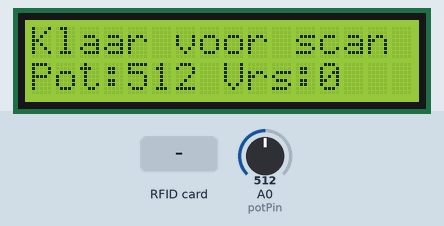
Simulated run of this sketch. Board: Arduino Uno, built with avr-gcc and run on an emulated ATmega328P. Parts: 16×2 character LCD. Inputs (shaded band) come from the test bench; at power-on: A0 (potPin) = 512.

Above: at 10.7 s.
10.8 s: RFID card A5 E2 55 D3 held to the reader
At 12.2 s:
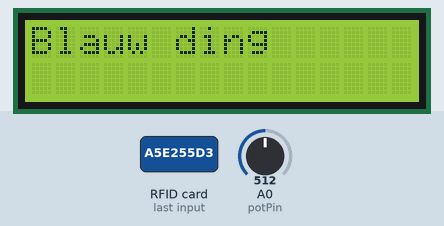
14.9 s: RFID card FA 48 08 85 held to the reader
At 16.6 s:
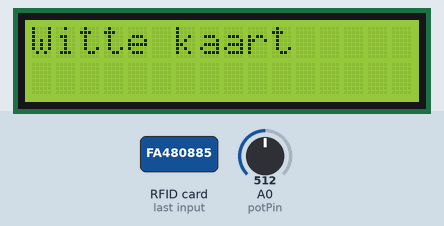
19.0 s: RFID card 5D 30 C2 21 held to the reader
At 20.0 s:
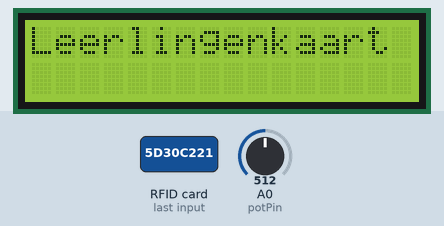
23.1 s: RFID card 5E 7A 19 C4 held to the reader
At 24.8 s:
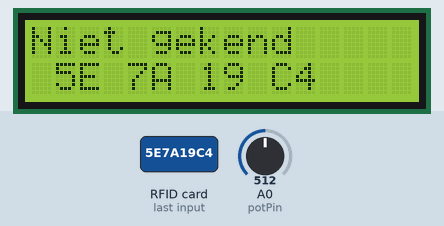
27.2 s: A0 (potPin) set to 716
At 29.1 s:
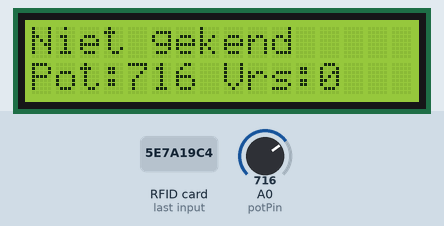
30.1 s: A0 (potPin) set to 900
At 32.8 s:
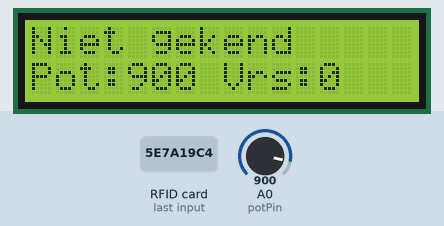
Timing chart, 0 to 34.3 s (numbered marks = the images above; inputs shaded):
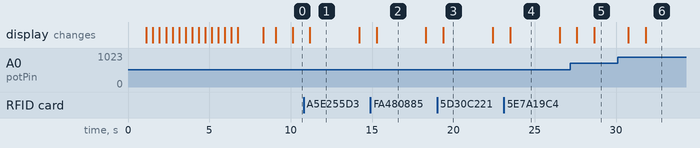

The sketch:

RFID-RC522_en_potentiometer_met_LCD.ino
```cpp
#include <Wire.h>                   // Toevoegen van de bibliotheek Wire
#include <LiquidCrystal_I2C.h>      // Toevoegen van de bibliotheek LiquidCrystal_I2C
#include <SPI.h>                    // Toevoegen van de bibliotheek SPI
#include <MFRC522.h>                // Toevoegen van de bibliotheek MFRC522

#define I2C_ADDR    0x3F      // I2C_ADDR wordt gedefinieerd als waarde 0x3F. Vind uw adres met I2C Scanner
#define BACKLIGHT_pin  3      // BACKLIGHT_pin wordt gedefinieerd als waarde 3
#define En_pin  2             // En_pin wordt gedefinieerd als waarde 2
#define Rw_pin  1             // Rw_pin wordt gedefinieerd als waarde 1
#define Rs_pin  0             // Rs_pin wordt gedefinieerd als waarde 0
#define D4_pin  4             // D4_pin wordt gedefinieerd als waarde 4
#define D5_pin  5             // D5_pin wordt gedefinieerd als waarde 5
#define D6_pin  6             // D6_pin wordt gedefinieerd als waarde 6
#define D7_pin  7             // D7_pin wordt gedefinieerd als waarde 7
#define SS_pin  10            // SS_pin wordt gedefinieerd als waarde 10
#define RST_pin 9             // RST_pin wordt gedefinieerd als waarde 9

int potPin = A0;    // Selecteer de ingangspin voor de potentiometer
int val1 = 0;       // Aanmaken variable 'val1', waarde opslaan van sensor, begin variable is 0.
int val2 = 0;       // Aanmaken variable 'val2', waarde opslaan van sensor, begin variable is 0.
int xx = 0;         // Aanmaken variable 'xx', verschil opslaan van val1-val2, begin variable is 0.

LiquidCrystal_I2C  lcd(I2C_ADDR,En_pin,Rw_pin,Rs_pin,D4_pin,D5_pin,D6_pin,D7_pin);
// maak een variable van het type LiquidCrystal_I2C met de naam lcd dat verbinding maakt met het opgegeven adres en pinnen
MFRC522 mfrc522(SS_pin, RST_pin);
// maak een variable van het type MFRC522 met de naam mfrc522 dat verbinding maakt met de opgegeven pinnen

void setup()
{
  lcd.begin (16,2);                                 // Instellen van LCD-scherm afmetingen. 16 kolommen en 2 rijen.
  lcd.setBacklightPin(BACKLIGHT_pin,POSITIVE);      // Stelt de achtergrondverlichting in (staat toe dat deze wordt ingeschakeld)
  lcd.setBacklight(HIGH);                           // Zet de achtergrondverlichting aan
  lcd.home ();                                      // Plaatst de cursor op de "home" -positie (linkerbovenhoek van het LCD)

  SPI.begin();            // Beginnen SPI bus     //MFRC522-hardware gebruikt SPI-protocol
  mfrc522.PCD_Init();     // Beginnen MFRC522     //Beginnen MFRC522-hardware

  lcd.setCursor(0,0);
  lcd.print("Klaar voor scan");       // Drukt de tekst af op het LCD-scherm
  delay(1000);                        // Wacht 1 seconden voor de volgende stap
  //for (int i=0; i<16; i++){            // Maak i=0, zolang i<16 volg deze 'for'-lus, na elke herhaling v.d. lus neemt i met 1 toe
  //lcd.scrollDisplayRight();            // Scrol één positie naar rechts
  //delay(200);}                         // Wacht 0.2 seconden voor de volgende stap
  for (int i=0; i<16; i++){           // Maak i=0, zolang i<16 volg deze 'for'-lus, na elke herhaling v.d. lus neemt i met 1 toe
  lcd.scrollDisplayLeft();            // Scrol één positie naar links
  delay(400);}                        // Wacht 0.4 seconden voor de volgende stap
  delay(750);                         // Wacht 0.75 seconden voor de volgende stap
  lcd.clear();                        // Wist het lcd-scherm
  lcd.setCursor (0,1);                // Volgende tekst die op het LCD-scherm verschijnt begint op de 1ste kolom en de 2de rij
  lcd.print("Klaar voor scan");       // Drukt de tekst af op het LCD-scherm
  delay(750);                         // Wacht 0.75 seconden voor de volgende stap
  lcd.clear();                        // Wist het lcd-scherm
  lcd.print("Klaar voor scan");       // Drukt de tekst af op het LCD-scherm
}

void loop()
{

  val2 = analogRead(potPin);      // Leest de waarde van de opgegeven analoge pin en slaagt deze op bij val2
  delay(1000);                    // Wacht 1 seconden voor de volgende stap
  lcd.setCursor(0, 1);            // Dit normaal met lcd.clearLine(1); maar werkt niet: vraag uitleg
  lcd.print("                ");  // Dit normaal met lcd.clearLine(1); maar werkt niet: vraag uitleg
  //lcd.clearLine(1)                // Wist de 2de rij van het lcd-scherm
  val1 = analogRead(potPin);      // Leest de waarde van de opgegeven analoge pin en slaagt deze op bij val1
  lcd.setCursor (0,1);            // Volgende tekst die op het LCD-scherm verschijnt begint op de 1ste kolom en de 2de rij
  lcd.print("Pot:");              // Drukt de tekst af op het LCD-scherm
  lcd.setCursor (4,1);            // Volgende tekst die op het LCD-scherm verschijnt begint op de 5de kolom en de 2de rij
  lcd.print(val1);                // Drukt de waarde van 'val1' af op het LCD-scherm
  xx = val1 - val2;               // Stel xx gelijk aan het verschil van val1 en val2
  lcd.setCursor (8,1);            // Volgende tekst die op het LCD-scherm verschijnt begint op de 8ste kolom en de 2de rij
  lcd.print("Vrs:");              // Drukt de tekst af op het LCD-scherm
  lcd.setCursor (12,1);           // Volgende tekst die op het LCD-scherm verschijnt begint op de 13de kolom en de 2de rij
  lcd.print(xx);                  // Drukt de waarde van 'xx' af op het LCD-scherm

  if ( ! mfrc522.PICC_IsNewCardPresent()) // Zoek naar nieuwe kaarten
  {
    return;
  }

  if ( ! mfrc522.PICC_ReadCardSerial()) // Selecteer een van de kaarten
  {
    return;
  }

  //Show UID on LCD
  String content= "";                              // Maak een variable van het type String met de naam content
  //byte letter;
  for (byte i = 0; i < mfrc522.uid.size; i++)
  {
     //Serial.print(mfrc522.uid.uidByte[i] < 0x10 ? " 0" : " ");
     //Serial.print(mfrc522.uid.uidByte[i], HEX);
     content.concat(String(mfrc522.uid.uidByte[i] < 0x10 ? " 0" : " "));
     content.concat(String(mfrc522.uid.uidByte[i], HEX));
  }

  content.toUpperCase();
  if (content.substring(1) == "A5 E2 55 D3")        // Voor de RFID-tag met A5 E2 55 D3 als code: volg deze lus
  {
    lcd.clear();                  // Wist het lcd-scherm
    lcd.print("Blauw ding");      // Drukt de tekst af op het LCD-scherm
    delay(2000);                  // Wacht 2 seconden voor de volgende stap

  }

  else   {
        if (content.substring (1) == "FA 48 08 85")       // Voor de RFID-tag met FA 48 08 85 als code: volg deze lus
        {
        lcd.clear();                  // Wist het lcd-scherm
        lcd.print("Witte kaart");     // Drukt de tekst af op het LCD-scherm
        delay(2000);                  // Wacht 2 seconden voor de volgende stap
        }
        else  {
          if (content.substring (1) == "5D 30 C2 21")       // Voor de RFID-tag met 5D 30 C2 21 als code: volg deze lus
          {
          lcd.clear();                      // Wist het lcd-scherm
          lcd.print("Leerlingenkaart");     // Drukt de tekst af op het LCD-scherm
          delay(2000);                      // Wacht 2 seconden voor de volgende stap
          }
          else  {
            if (content.substring (1) == "CD 96 F9 EA")        // Voor de RFID-tag met CD 96 F9 EA als code: volg deze lus
            {
            lcd.clear();                    // Wist het lcd-scherm
            lcd.print("Kaart m. Wyns");      // Drukt de tekst af op het LCD-scherm
            delay(2000);                    // Wacht 2 seconden voor de volgende stap
            }
            else  {                                       // Voor RFID-tags met een andere code als bovenstaande: volg deze lus
              lcd.clear();                                              // Wist het lcd-scherm
              lcd.print("Niet gekend");                                 // Drukt de tekst af op het LCD-scherm
              lcd.setCursor(0, 1);                                      // Volgende tekst begint op de 1ste kolom en de 2de rij
              for (byte i = 0; i < mfrc522.uid.size; i++){
              lcd.print(mfrc522.uid.uidByte[i] < 0x10 ? " 0" : " ");
              lcd.print(mfrc522.uid.uidByte[i], HEX);
              }
              delay(2000);                                              // Wacht 2 seconden voor de volgende stap
            }   //Einde else van "Kaart m. Wyns"
          }     //Einde else van "Leerlingenkaart"
        }       //Einde else van "Witte kaart"
  }             //Einde else van "Blauw ding"
}               //Einde van void loop
```

Measured:
- after the input at 10.8 s, the display: changes after 0.38 s (image 1)
- after the input at 14.9 s, the display: changes after 0.39 s (image 2)
- after the input at 19.0 s, the display: changes after 0.39 s (image 3)
- after the input at 23.1 s, the display: changes after 0.41 s (image 4)
- after the input at 27.2 s, the display: first changes after 0.40 s (image 5 shows a later state)
- after the input at 30.1 s, the display: first changes after 0.67 s (image 6 shows a later state)
- what the display in image 1 shows lasts 3.0 s, from 11.2 s to 14.2 s
